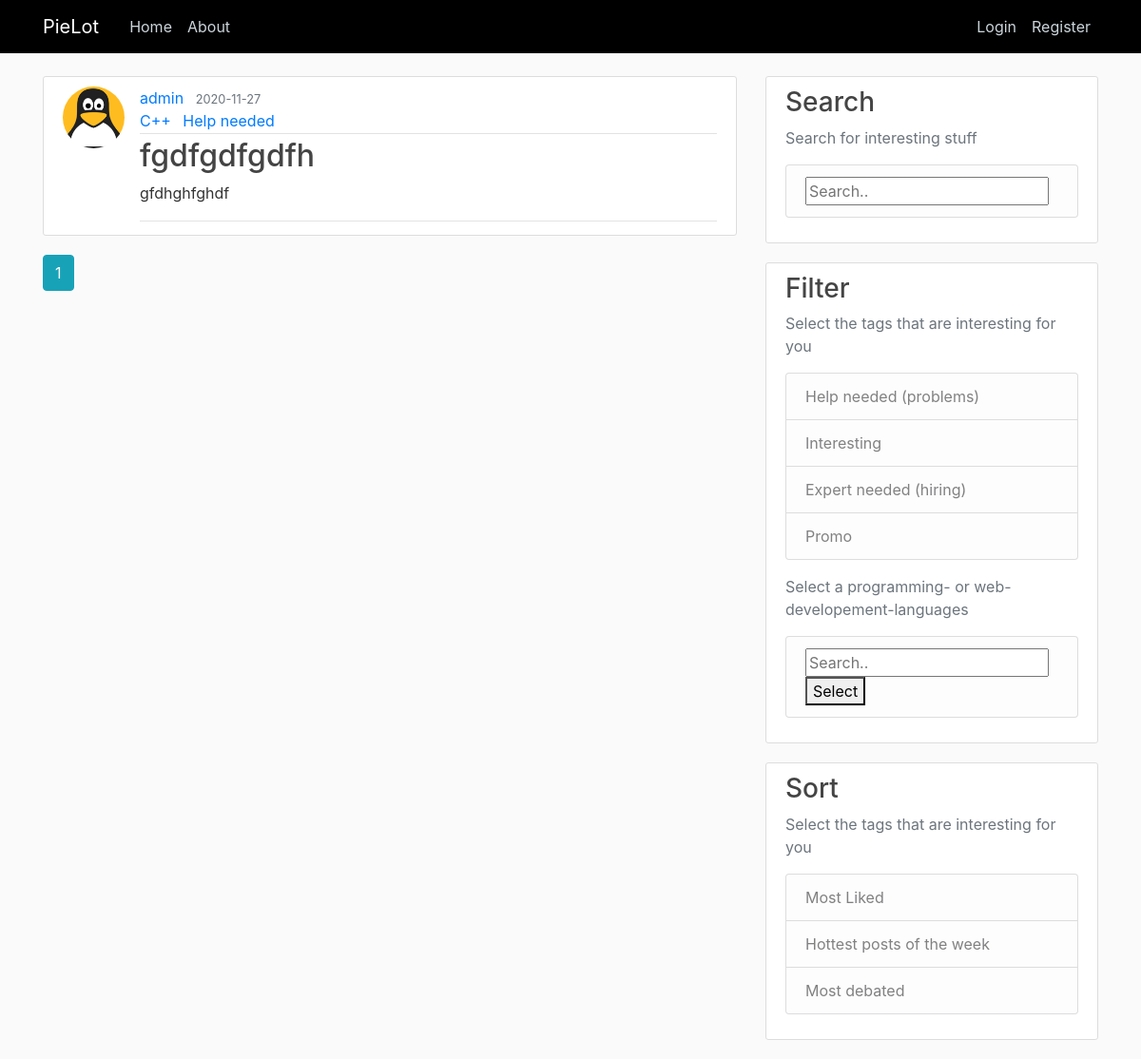
Screenshot of /post/1/comments with the database file from the repository.
### flaskblog/models.py (models this page shows, shortened)
class User(db.Model, UserMixin):
    id = db.Column(db.Integer, primary_key=True)
    username = db.Column(db.String(20), unique=True, nullable=False)
    email = db.Column(db.String(120), unique=True, nullable=False)
    image_file = db.Column(db.String(20), nullable=False, default='default.jpg')
    password = db.Column(db.String(60), nullable=False)
    posts = db.relationship('Post', backref='author', lazy=True)
    comments = db.relationship('Comment', backref='author', lazy=True)

class Post(db.Model):
    id = db.Column(db.Integer, primary_key=True)
    title = db.Column(db.String(100), nullable=False)
    date_posted = db.Column(db.DateTime, nullable=False, default=datetime.utcnow)
    content = db.Column(db.Text, nullable=False)
    user_id = db.Column(db.Integer, db.ForeignKey('user.id'), nullable=False)
    programming_language = db.Column(db.String(100))
    category = db.Column(db.String(100))

### flaskblog/routes.py (the view)
@app.route("/post/<int:post_id>/comments",  methods=['GET', 'POST'])
def post(post_id):
    page = request.args.get('page', 1, type = int)
    post = Post.query.get_or_404(post_id)
    comments = Comment.query.filter_by(post_id=post_id)
    comments = comments.paginate(page = page, per_page = 20)
    form = CommentForm()
    if form.validate_on_submit():
        comment = Comment(content=form.content.data, author=current_user, post_id = post_id)
        db.session.add(comment)
        db.session.commit()
        flash('Your comment has been created!', 'success')
    return render_template('post.html', title=post.title, post=post, comments=comments, form=form, legend='Comments')

### flaskblog/forms.py
class CommentForm(FlaskForm):
    content =  TextAreaField('Content', validators=[DataRequired()])
    submit = SubmitField('Comment')

### flaskblog/templates/post.html (shortened to what this page needs)
{% extends "layout.html" %}
{% block content %}
  <article class="media content-section">
    <img class="rounded-circle article-img" src="{{ url_for('static', filename='profile_pics/' + post.author.image_file) }}">
    <div class="media-body">
      <div class="article-metadata">
        <a class="mr-2" href="{{ url_for ('user_posts', username = post.author.username) }}">{{ post.author.username }}</a>
        <small class="text-muted">{{ post.date_posted.strftime('%Y-%m-%d') }}</small>
        <div class="media-body" >
          <div class="article-metadata">
          <a class="mr-2" href="#">{{ post.programming_language}}   </a>
          <a class="mr-2" href="#">{{ post.category }}</a>
      </div>
      <h2 class="article-title">{{ post.title }}</h2>
      <p class="article-content">{{ post.content }}</p>
    </div>
  </article>
  {% for page_num in comments.iter_pages(left_edge = 1, right_edge = 1, left_current = 1, right_current = 2) %}
  {%if page_num%}
    {%if comments.page == page_num%}
      <a class = "btn btn-info mb-4" href="{{ url_for ('post', post_id=post.id, page = page_num)}}">{{page_num}}</a>
    {%else%}
      <a class = "btn btn-outline-info mb-4" href="{{ url_for ('post', post_id=post.id, page = page_num)}}">{{page_num}}</a>
    {%endif%}
  {%else%}
  ...
  {%endif%}
{%endfor%}
{% endblock content %}

### flaskblog/static/main.css (style rules this page uses)
body { background: #fafafa; color: #333333; margin-top: 5rem; }
h1, h2, h3, h4, h5, h6 { color: #444444; }
.content-section { background: #ffffff; padding: 10px 20px; border: 1px solid #dddddd; border-radius: 3px; margin-bottom: 20px; }
.article-title { color: #444444; }
.article-content { white-space: pre-line; }
.article-img { height: 65px; width: 65px; margin-right: 16px; }
.article-metadata { padding-bottom: 1px; margin-bottom: 4px; border-bottom: 1px solid #e3e3e3 }

### rows the page displays
User: image_file (picture), author.username "admin"
Post: date_posted "2020-11-27", programming_language "C++", category "Help needed", title "fgdfgdfgdfh", content "gfdhghfghdf"

### other values shown
{{ page_num }} "1"
